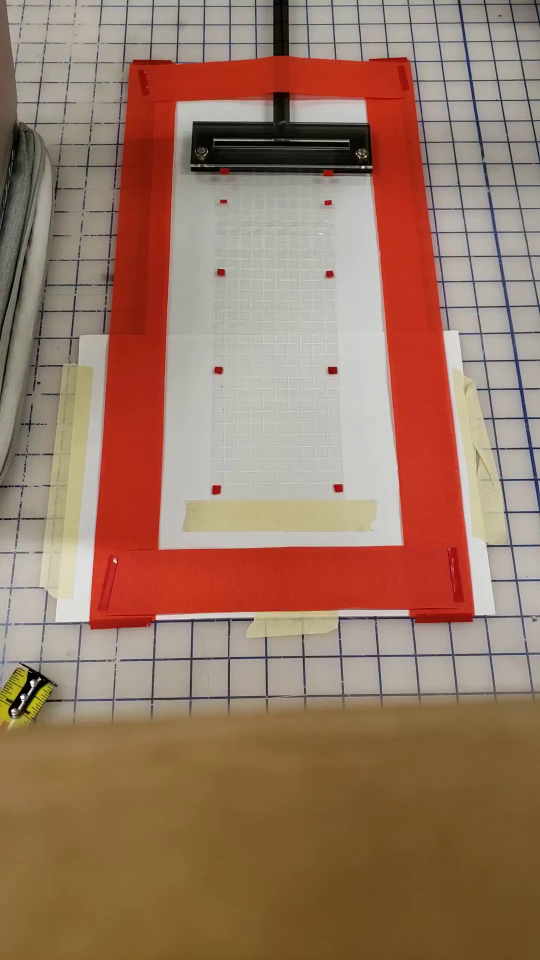
#> input picture frame 125 of videos/20201129_173620_mylar_test1.mp4, 1080 x 1920 px, given in place of 20201127_171040.mp4, which was not available (shown at 1/2 size)
$ jupyter execute position_tracking.ipynb
#> lines starting #> are read from the running program, lines starting #| are printed output that depends on the picture; after the words box and inside, x2 and y2 are one past the last pixel; in counts of white or black regions, pixels touching at a corner belong together; pictures that were not available may be replaced by others from this repository, and a replacement may not be noted
[cell 1]
import numpy as np
import cv2
from matplotlib import pyplot as plt
plt.rcParams["figure.figsize"] = (20,10)

[cell 2]
def distance_bottom_left(img, pt):
    h, w = np.shape(img)[:2]
    return np.linalg.norm(np.array([0, h]) - pt)

def distance_bottom_right(img, pt):
    h, w = np.shape(img)[:2]
    return np.linalg.norm(np.array([w, h]) - pt)

[cell 3]
def filter_red(image):
    result = image.copy()
    lower = np.array([0,0,0])
    upper = np.array([255,50,50])
    mask = cv2.inRange(result, lower, upper)
    result = cv2.bitwise_and(result, result, mask=mask)
    return result

def blur_and_canny(image, k=9):
    gray = cv2.cvtColor(image,cv2.COLOR_RGB2GRAY)
    gray = cv2.medianBlur(gray,k)
    lines = cv2.Canny(gray,40,140)
    return lines

def sort_bottom_left_CCW(image, cnt):
    if len(cnt) == 0:
        return []
    return np.array([min(cnt, key=lambda pt: distance_bottom_left(image, pt))[0],
            min(cnt, key=lambda pt: distance_bottom_right(image, pt))[0],
            max(cnt, key=lambda pt: distance_bottom_left(image, pt))[0],
            max(cnt, key=lambda pt: distance_bottom_right(image, pt))[0]])

def compute_homography(image, cnt):
    h, w, _ = np.shape(image)
    ptsA = sort_bottom_left_CCW(image, cnt)
    ptsB = np.array([[0, h], [w, h], [w, 0], [0, 0]])
    (H, mask) = cv2.findHomography(ptsA, ptsB, method=cv2.RANSAC)
    aligned = cv2.warpPerspective(image, H, (w, h))
    return aligned

def find_biggest_contours(image, num_contours=4):
    contours,hierarchy = cv2.findContours(image,cv2.RETR_EXTERNAL,cv2.CHAIN_APPROX_SIMPLE)
    cnts = sorted(contours, key=cv2.contourArea, reverse=True)[:num_contours]
    return cnts

# [7 lines of commented-out code are left out]

[cell 4]
# [7 lines of commented-out code are left out]
vid = cv2.VideoCapture('videos/20201127_171040.mp4')

currentFrame = 0

# [4 lines of commented-out code are left out]

bottom_left_y = []

while(vid.isOpened()):
    # Capture frame by frame
    ret, frame = vid.read()
#> frame is the input picture: shape (1920, 1080, 3); mean B, G, R 100, 119.9, 153.6
    image = cv2.rotate(frame, cv2.cv2.ROTATE_90_CLOCKWISE)
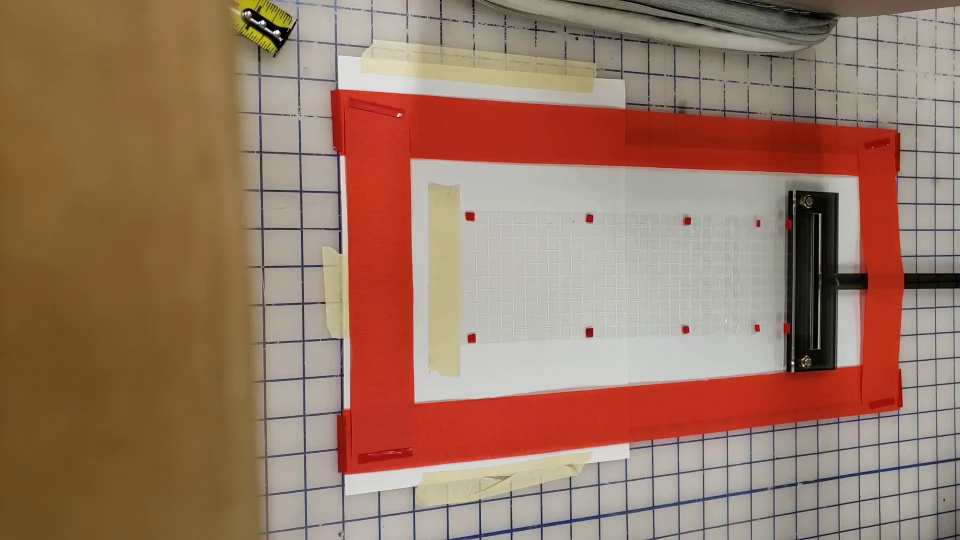
#> image: shape (1080, 1920, 3) (shown at 1/2 size); mean B, G, R 100, 119.9, 153.6
    image = cv2.cvtColor(image, cv2.COLOR_BGR2RGB)

    result = filter_red(image)
#> in filter_red, `mask = cv2.inRange(result, lower, upper)`:
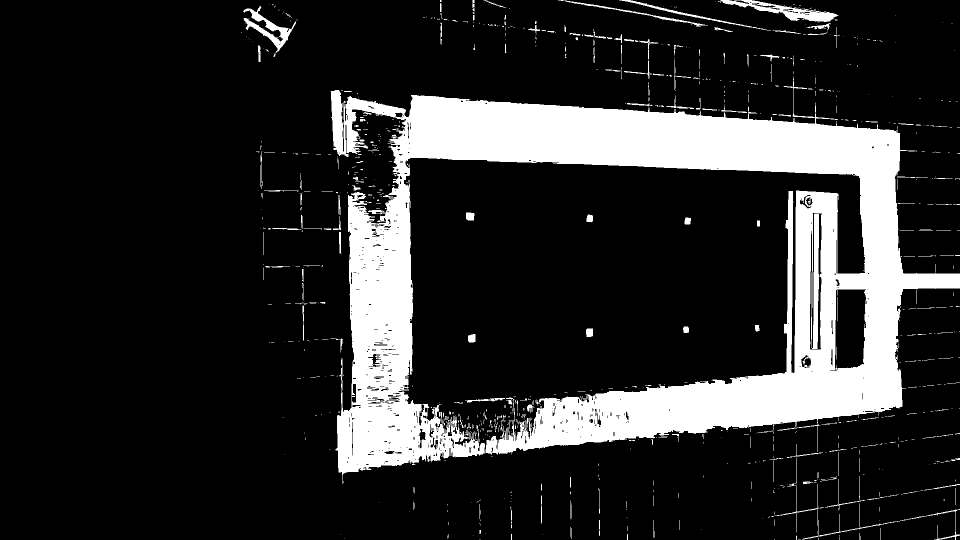
#> mask: shape (1080, 1920) (shown at 1/2 size); 16.9% white; 939 white regions (738 under 20 px), largest, box (x1, y1, x2, y2) and area: (661, 153, 1920, 968) 324558, (1440, 0, 1677, 44) 3331, (1624, 428, 1638, 698) 2626
#> in filter_red, `result = cv2.bitwise_and(result, result, mask=mask)`:
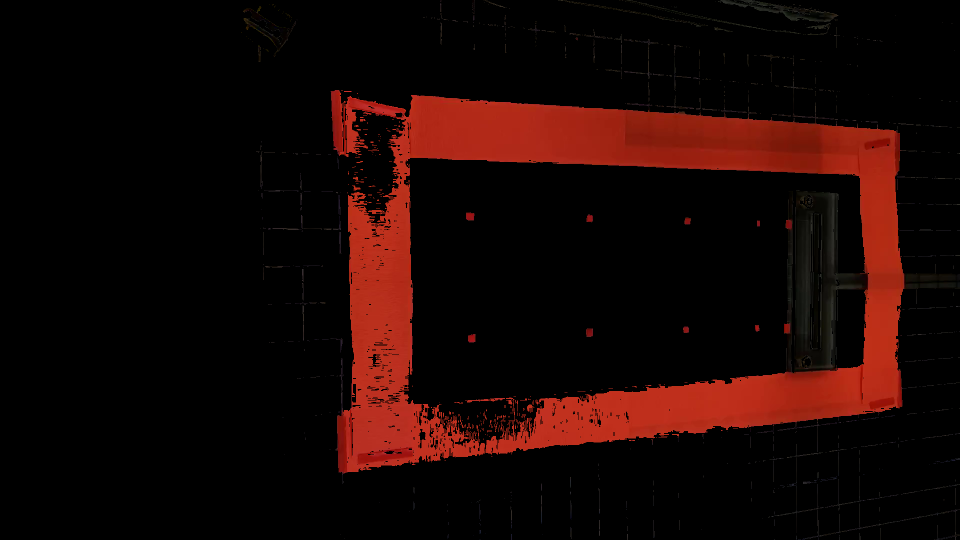
#> result: shape (1080, 1920, 3) (shown at 1/2 size); mean R, G, B 25.4, 6.5, 3.9
    lines = blur_and_canny(result)
#> in blur_and_canny, `gray = cv2.cvtColor(image,cv2.COLOR_RGB2GRAY)`:
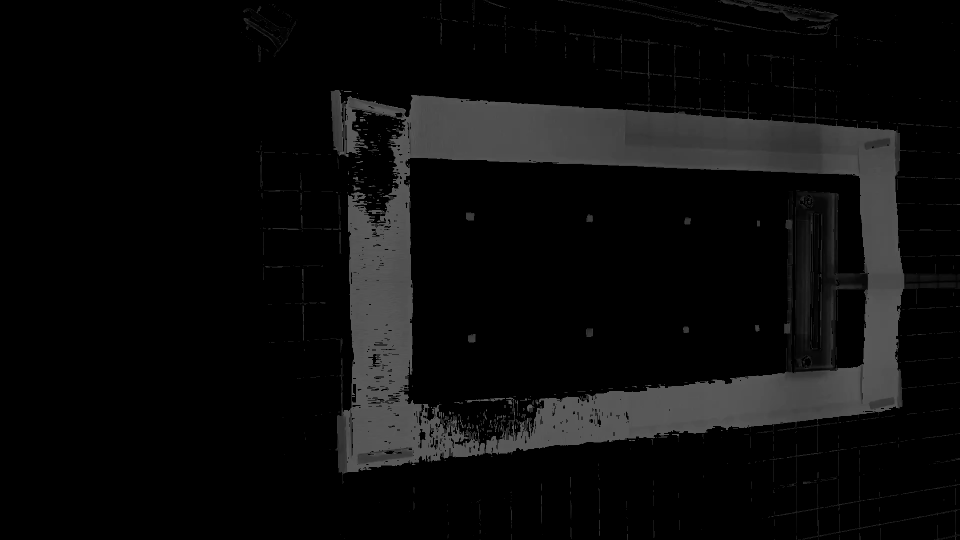
#> gray: shape (1080, 1920) (shown at 1/2 size); min 0, max 97, mean 11.8
#> in blur_and_canny, `lines = cv2.Canny(gray,40,140)`:
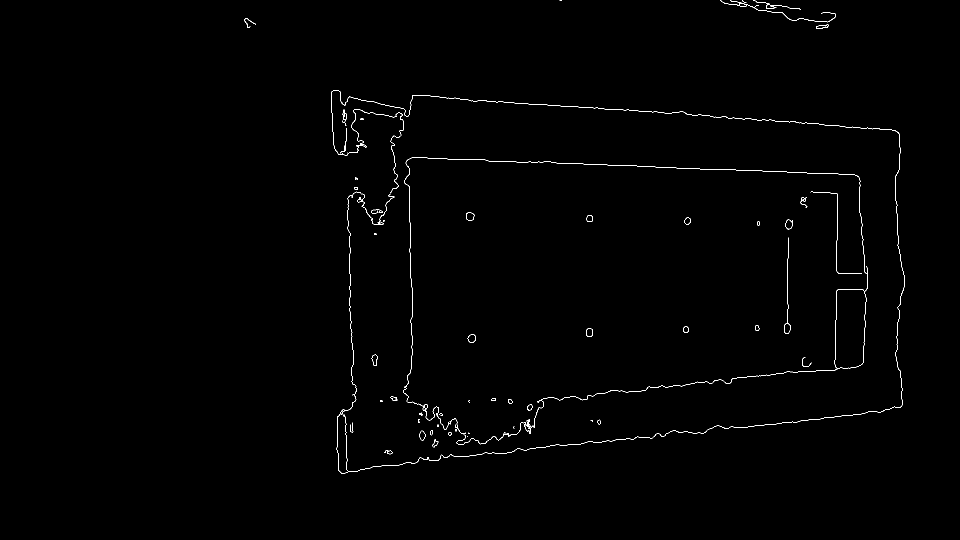
#> lines: shape (1080, 1920) (shown at 1/2 size); 0.51% white in thin lines or dots, all inside (x1, y1, x2, y2) = (489, 0, 1809, 947)

    cnt = find_biggest_contours(lines)[0]
#> in find_biggest_contours, `contours,hierarchy = cv2.findContours(image,cv2.RETR_EXTERNAL,cv2.CHAI..`: contours = 82 contours, 53 with area under 20; largest, box (x1, y1, x2, y2) and area: (1568, 475, 1581, 668) 214, (932, 425, 949, 441) 208, (935, 668, 951, 685) 195, (1172, 657, 1186, 674) 186, (743, 709, 756, 732) 172
#> in find_biggest_contours, `cnts = sorted(contours, key=cv2.contourArea, reverse=True)[:num_contou..`: cnts = 4 contours; box (x1, y1, x2, y2) and area: (1568, 475, 1581, 668) 214, (932, 425, 949, 441) 208, (935, 668, 951, 685) 195, (1172, 657, 1186, 674) 186
#> cnt = contour of 53 points, box (x1, y1, x2, y2) (1568, 475, 1581, 668), area 214

    aligned = compute_homography(image, cnt)
#> in compute_homography, `ptsA = sort_bottom_left_CCW(image, cnt)`: ptsA = [[1568, 663], [1577, 666], [1576, 475], [1576, 475]]
#> in compute_homography, `(H, mask) = cv2.findHomography(ptsA, ptsB, method=cv2.RANSAC)`: H = [[-1.84, -0.0781, 2930.5], [-0.671, -0.0458, 1080], [-0.000622, -4.24e-05, 1]]; mask = [1, 1, 1, 1]
#> in compute_homography, `aligned = cv2.warpPerspective(image, H, (w, h))`:
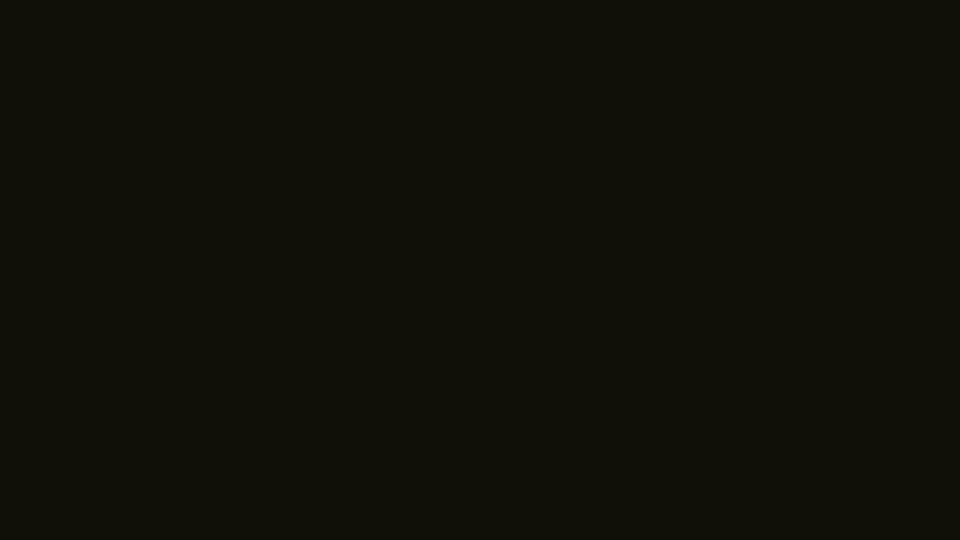
#> aligned: shape (1080, 1920, 3) (shown at 1/2 size); mean R, G, B 16, 15, 8

    new_masked = filter_red(aligned)
    new_lines = blur_and_canny(new_masked, k=11)
    cnts = find_biggest_contours(new_lines)
#> cnts = []
#     print(np.shape(contours))
#     print(cnts[0])
    centers_image_frame = [np.mean(cnt[0], axis=0) for cnt in cnts]
#> centers_image_frame = []
    new_h, new_w = np.shape(new_lines)

    REAL_H, REAL_W = 10, 23
    real_centers = [[(x/new_w)*REAL_W, (y/new_h)*REAL_H] for x, y in centers_image_frame]
#> real_centers = []
    real_centers = sort_bottom_left_CCW(new_lines, np.reshape(real_centers, [-1, 1, 2]))
#     print(centers_image_frame)
#     print(real_centers)
    if len(real_centers) > 0:
        bottom_left_y.append(real_centers[0][1])

#     ax1.imshow(gray)
#     ax2.imshow(aligned)
#     ax3.imshow(new_lines)

    currentFrame += 1

    cv2.drawContours(image, cnt, -1, (0, 255, 0), 10)
    image_bgr = cv2.cvtColor(image, cv2.COLOR_RGB2BGR)
    cv2.imwrite('videos/frames/original_' + str(currentFrame) + '.png', image_bgr)
    cv2.drawContours(aligned, cnts, -1, (0, 255, 0), 10)
    aligned_bgr = cv2.cvtColor(aligned, cv2.COLOR_RGB2BGR)
    cv2.imwrite('videos/frames/frame_' + str(currentFrame) + '.png', aligned_bgr)
#     plt.imshow(aligned)


#     if cv2.waitKey(25) & 0xFF == ord('q') or currentFrame == 200:
#         break
    if currentFrame == 100:
        break

vid.release()

$ run again, starting later in the video
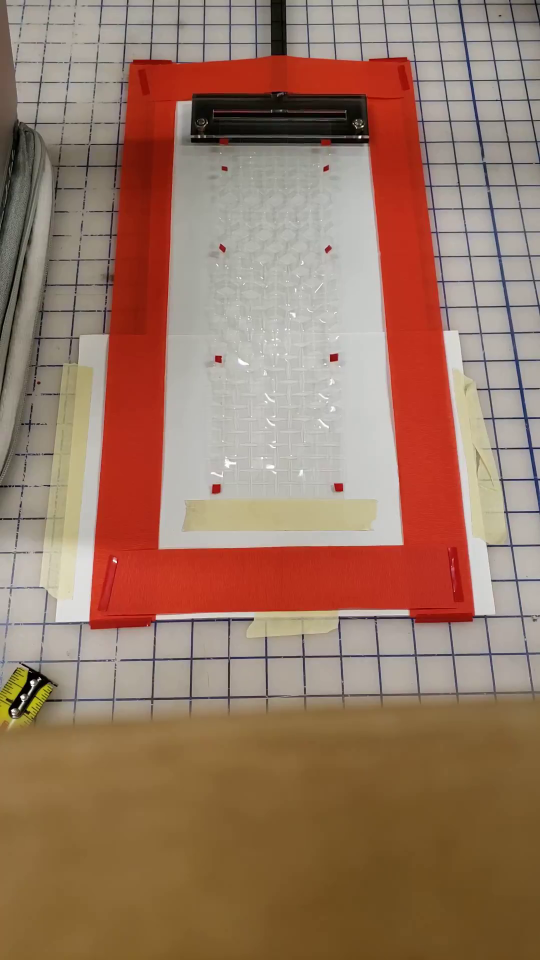
#> input picture frame 562 of videos/20201129_173620_mylar_test1.mp4, 1080 x 1920 px, given in place of 20201127_171040.mp4, which was not available (shown at 1/2 size)
#> frame is the input picture: shape (1920, 1080, 3); mean B, G, R 100, 119.5, 153.2
#> in filter_red, `mask = cv2.inRange(result, lower, upper)`:
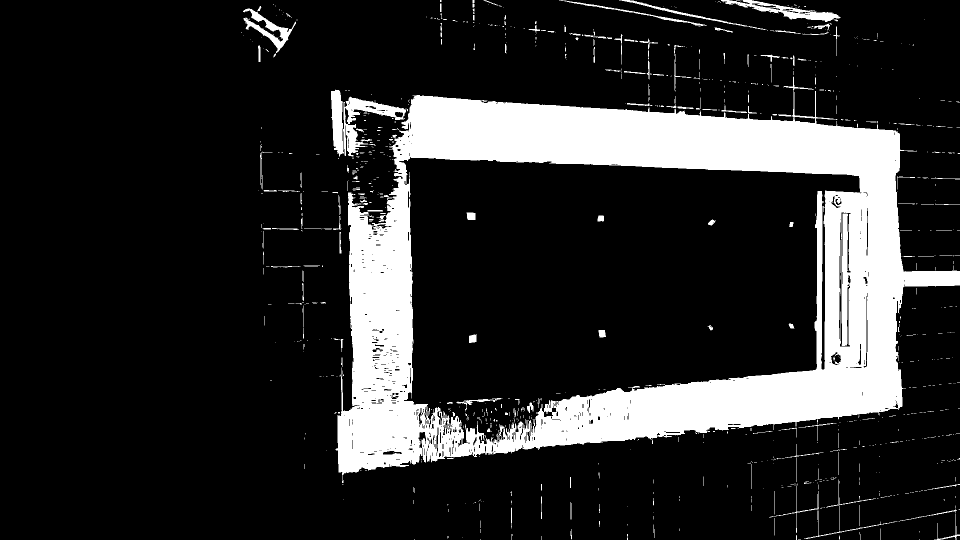
#> mask: shape (1080, 1920) (shown at 1/2 size); 16.8% white; 912 white regions (729 under 20 px), largest, box (x1, y1, x2, y2) and area: (671, 153, 1920, 966) 319483, (662, 179, 812, 314) 6849, (1442, 0, 1681, 44) 3057
#> lines: shape (1080, 1920); 0.47% white in thin lines or dots, all inside (x1, y1, x2, y2) = (489, 0, 1810, 948)
#> contours = 59 contours, 34 with area under 20; largest, box (x1, y1, x2, y2) and area: (1630, 437, 1650, 460) 290, (1663, 707, 1682, 728) 282, (662, 180, 812, 310) 242, (760, 190, 1810, 923) 232, (934, 425, 951, 440) 209
#> in find_biggest_contours, `cnts = sorted(contours, key=cv2.contourArea, reverse=True)[:num_contou..`: cnts = 4 contours; box (x1, y1, x2, y2) and area: (1630, 437, 1650, 460) 290, (1663, 707, 1682, 728) 282, (662, 180, 812, 310) 242, (760, 190, 1810, 923) 232
#> cnt = contour of 39 points, box (x1, y1, x2, y2) (1630, 437, 1650, 460), area 290
#> ptsA = [[1631, 455], [1642, 459], [1649, 442], [1636, 437]]
#> in compute_homography, `(H, mask) = cv2.findHomography(ptsA, ptsB, method=cv2.RANSAC)`: H = [[115.9, 32.19, -203680.4], [-15.42, 40.1, 7707.5], [0.00188, -0.00731, 1]]; mask = [1, 1, 1, 1]
#> lines: shape (1080, 1920); 0.09% white in thin lines or dots, all inside (x1, y1, x2, y2) = (1188, 0, 1920, 676)
#> contours = 2 contours; box (x1, y1, x2, y2) and area: (1188, 0, 1920, 676) 576, (1625, 0, 1920, 282) 229
#> in find_biggest_contours (call 2), `cnts = sorted(contours, key=cv2.contourArea, reverse=True)[:num_contou..`: cnts has the same summary as contours
#> `cnts = find_biggest_contours(new_lines)`: cnts has the same summary as contours in find_biggest_contours
#> centers_image_frame = [[1188, 0], [1625, 0]]
#> `real_centers = [[(x/new_w)*REAL_W, (y/new_h)*REAL_H] for x, y in cente..`: real_centers = [[14.23, 0], [19.47, 0]]
#> `real_centers = sort_bottom_left_CCW(new_lines, np.reshape(real_centers..`: real_centers = [[14.23, 0], [19.47, 0], [19.47, 0], [14.23, 0]]
#> `cv2.drawContours(aligned, cnts, -1, (0, 255, 0), 10)`:
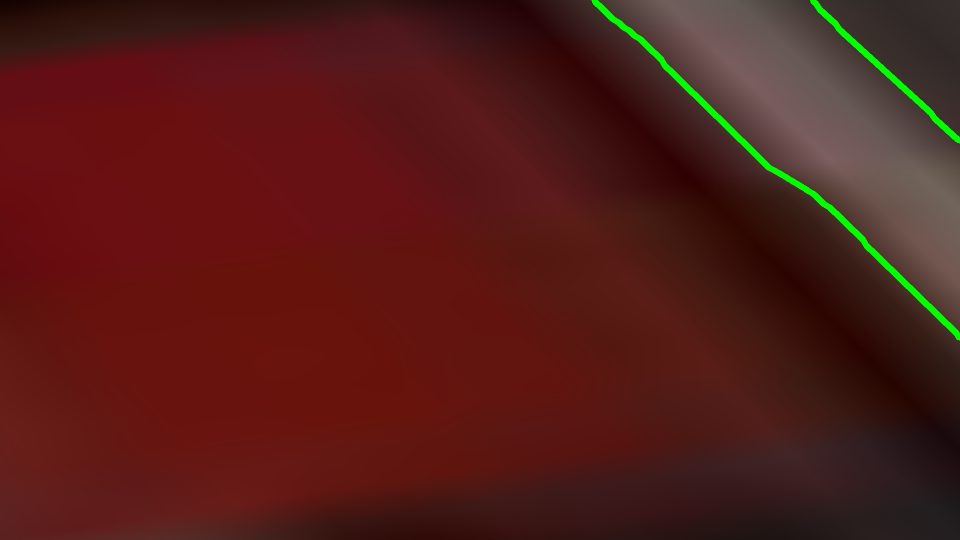
#> aligned: shape (1080, 1920, 3) (shown at 1/2 size); mean R, G, B 82.9, 28.9, 24.3

$ run again, starting later in the video
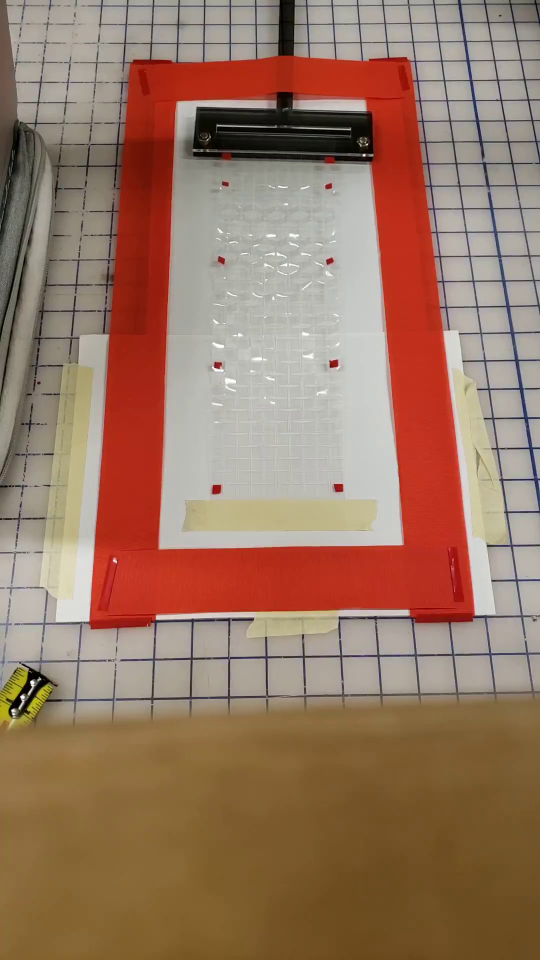
#> input picture frame 1000 of videos/20201129_173620_mylar_test1.mp4, 1080 x 1920 px, given in place of 20201127_171040.mp4, which was not available (shown at 1/2 size)
#> frame is the input picture: shape (1920, 1080, 3); mean B, G, R 99.5, 119.4, 153.1
#> in filter_red, `mask = cv2.inRange(result, lower, upper)`:
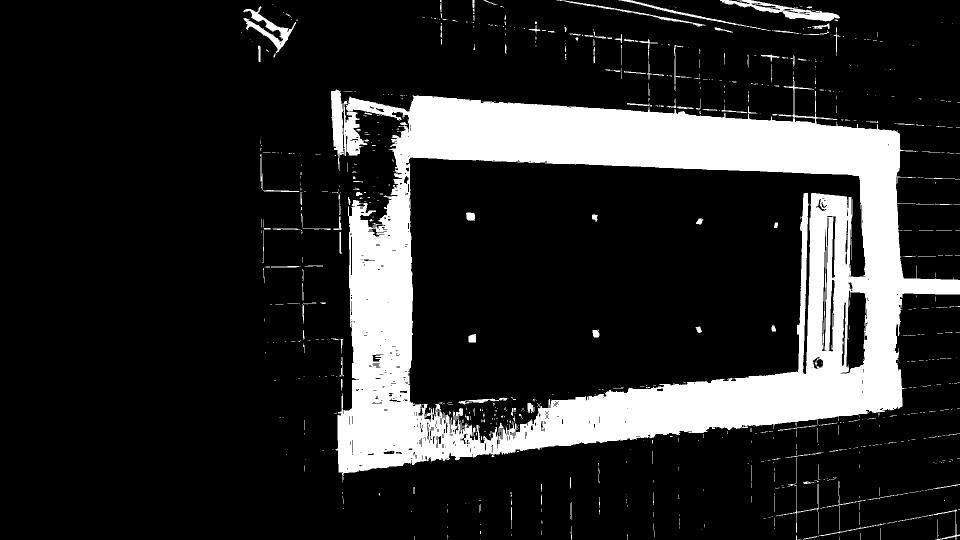
#> mask: shape (1080, 1920) (shown at 1/2 size); 17% white; 847 white regions (674 under 20 px), largest, box (x1, y1, x2, y2) and area: (671, 153, 1920, 961) 326876, (1440, 0, 1680, 43) 3097, (662, 178, 688, 342) 2546
#> lines: shape (1080, 1920); 0.47% white in thin lines or dots, all inside (x1, y1, x2, y2) = (490, 0, 1809, 948)
#> contours = 49 contours, 25 with area under 20; largest, box (x1, y1, x2, y2) and area: (1594, 529, 1613, 670) 220, (933, 425, 950, 441) 216, (937, 669, 952, 685) 188, (686, 219, 699, 245) 174, (1054, 806, 1068, 823) 160
#> in find_biggest_contours, `cnts = sorted(contours, key=cv2.contourArea, reverse=True)[:num_contou..`: cnts = 4 contours; box (x1, y1, x2, y2) and area: (1594, 529, 1613, 670) 220, (933, 425, 950, 441) 216, (937, 669, 952, 685) 188, (686, 219, 699, 245) 174
#> cnt = contour of 77 points, box (x1, y1, x2, y2) (1594, 529, 1613, 670), area 220
#> ptsA = [[1594, 666], [1602, 669], [1612, 530], [1611, 529]]
#> in compute_homography, `(H, mask) = cv2.findHomography(ptsA, ptsB, method=cv2.RANSAC)`: H = [[31.3, 3.88, -52485], [-0.989, 0.989, 1070.5], [-0.000868, 0.000788, 1]]; mask = [1, 1, 1, 1]
#> lines: shape (1080, 1920); 0.06% white in thin lines or dots, all inside (x1, y1, x2, y2) = (0, 1013, 590, 1062)
#> contours = 1 contour, all with area under 20
#> centers_image_frame = [[0, 1013]]
#> `real_centers = [[(x/new_w)*REAL_W, (y/new_h)*REAL_H] for x, y in cente..`: real_centers = [[0, 9.38]]
#> `real_centers = sort_bottom_left_CCW(new_lines, np.reshape(real_centers..`: real_centers = [[0, 9.38], [0, 9.38], [0, 9.38], [0, 9.38]]
#> `cv2.drawContours(aligned, cnts, -1, (0, 255, 0), 10)`:
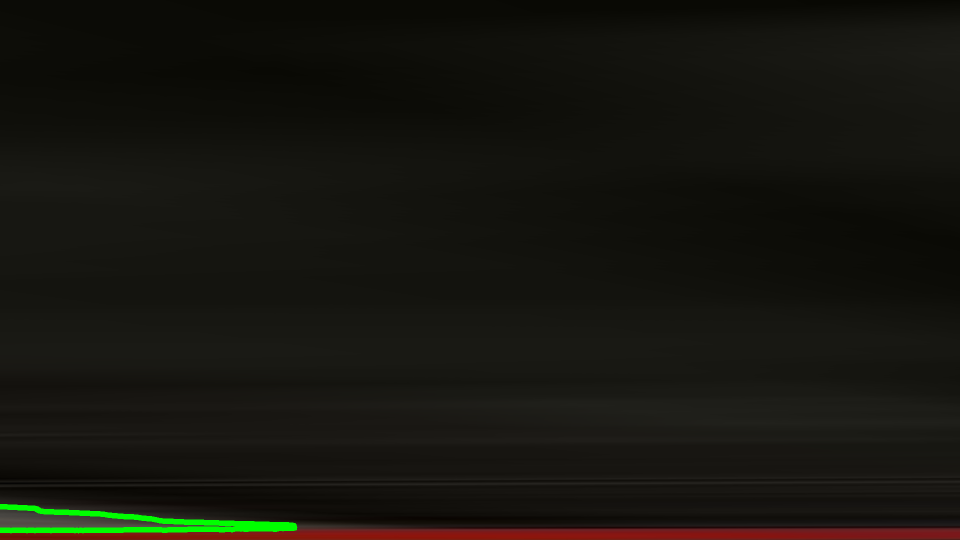
#> aligned: shape (1080, 1920, 3) (shown at 1/2 size); mean R, G, B 21.8, 21, 14.7
